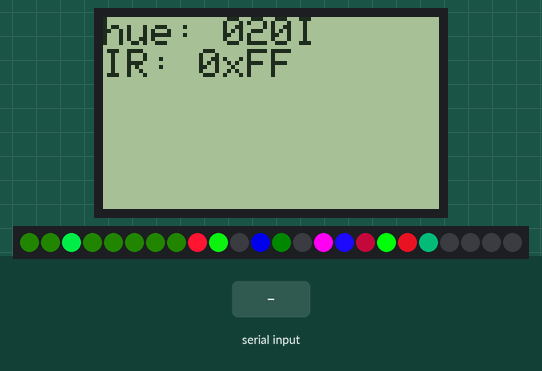
Recording of a sketch running on a simulated Arduino Uno, built with avr-gcc and run on an emulated ATmega328P. Parts: 84×48 one-colour display, 24 RGB LEDs in strip order, left to right. Inputs (shaded band) come from the test bench. Colours are those a GRB WS2812 strip shows for the declared byte order; the display library's start-up logo is not drawn; what the sketch prints to the serial monitor is not drawn.

Above: at 0.97 s.
1.0 s: "1\n" received over the second serial link
At 1.11 s:
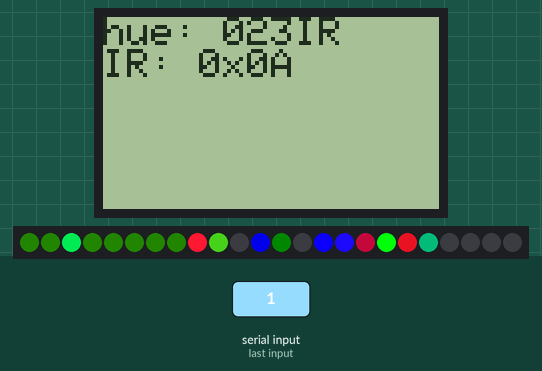
2.6 s: "2\n" received over the second serial link
At 2.63 s:
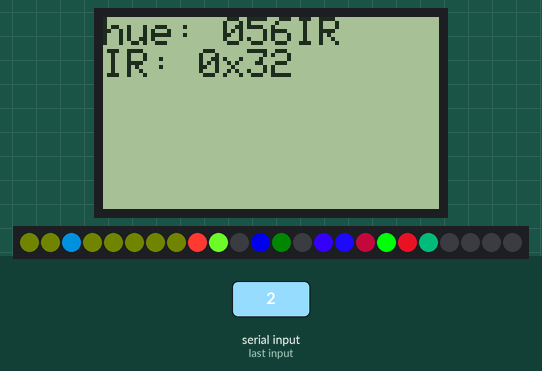
4.8 s: "0\n" received over the second serial link
At 4.85 s:
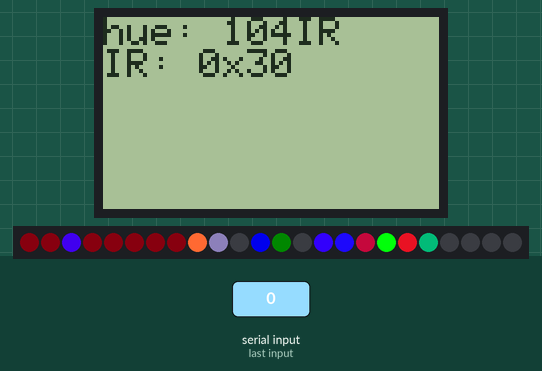
6.6 s: "1\n" received over the second serial link
At 6.65 s:
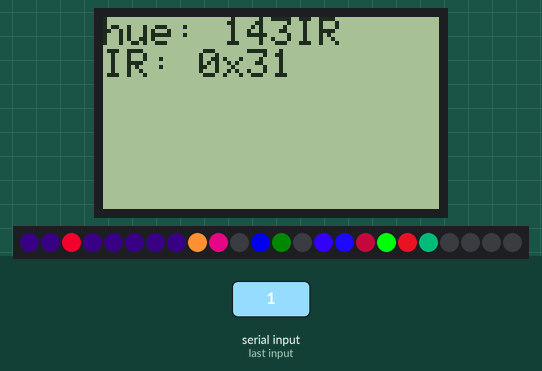
8.7 s: "2\n" received over the second serial link
At 8.73 s:
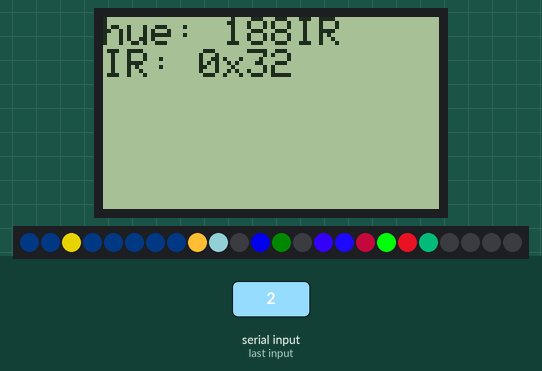
10.4 s: "0\n" received over the second serial link
At 10.43 s:
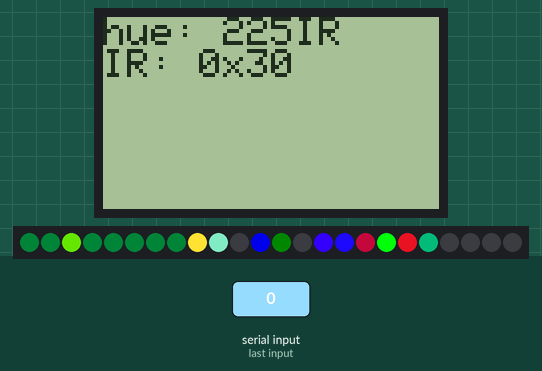

The sketch:

main.ino
```cpp
#include <SoftwareSerial.h>
#include "FastLED.h"
#include "Adafruit_GFX.h"
#include "Adafruit_PCD8544.h"

#define pin_wheel_l_fwd 14
#define pin_wheel_l_rev 16
#define pin_wheel_r_fwd 15
#define pin_wheel_r_rev 17
#define pin_rgb 8
#define pin_lcd_ce 7
#define pin_lcd_rst 6
#define pin_lcd_dc 5
#define pin_lcd_di 11
#define pin_lcd_clk 13
#define pin_lcd_led 9 // not yet
#define pin_ir_rx 10
#define pin_ir_tx 12

SoftwareSerial irSerial(pin_ir_rx, pin_ir_tx); // RX, TX
const char _h[] = {'0', '1', '2', '3', '4', '5', '6', '7', '8', '9', 'A', 'B', 'C', 'D', 'E', 'F'};

void lcd_print(Adafruit_PCD8544 lcd, char* s) {
  for (unsigned int i=0; i<strlen(s); i++) {
    lcd.write(s[i]);
  }
}

void setup() {
  irSerial.begin(57600);
  Serial.begin(115200);
  Serial.print(F("Hello\n"));

  Adafruit_PCD8544 lcd(pin_lcd_clk, pin_lcd_di, pin_lcd_dc, pin_lcd_ce, pin_lcd_rst);

  lcd.begin();
  lcd.display();

  lcd.setTextSize(1);
  lcd.setTextColor(BLACK);

  CRGB leds[8];
  FastLED.addLeds<WS2812B, pin_rgb>(leds, sizeof(leds));
  byte t = 0;
  unsigned char c = 255;
  while (1) {
    t++;
    for(byte i=0; i < 8; i++) {
      leds[i].setHSV(i == 2 ? (255-t) : t, 255, i == 2 ? 255 : 50);
    }
    FastLED.show();
    delay(30);

    lcd.clearDisplay();
    lcd.setCursor(0,0);

    lcd.write('h');
    lcd.write('u');
    lcd.write('e');
    lcd.write(':');
    lcd.write(' ');
    lcd.write('0' + (t / 100) % 10);
    lcd.write('0' + (t / 10) % 10);
    lcd.write('0' + (t / 1) % 10);

    lcd.write('I');
    if (irSerial.available()) {
      lcd.write('R');
      unsigned char r = irSerial.read();
      Serial.println(r, HEX);
      if (r == 0) {
        lcd.write('0');
      } else {
        c = r;
      }
    }
    lcd.write('\n');
    lcd.write('I');
    lcd.write('R');
    lcd.write(':');
    lcd.write(' ');
    lcd.write('0');
    lcd.write('x');
    if (c >= 16) {
      lcd.write(_h[c / 16]);
    }else{
      lcd.write('0');
    }
    lcd.write(_h[c % 16]);

  lcd.display();
}
}
void loop() {
}
```

Measured:
- after the input at 1.0 s, the display: first differs from a run without the input after 0.06 s (image 1 shows a later state)
- after the input at 2.6 s, the display: changes at once (image 2)
- after the input at 4.8 s, the display: changes after 0.05 s (image 3)
- after the input at 6.6 s, the display: changes at once (image 4)
- after the input at 8.7 s, the display: changes at once (image 5)
- after the input at 10.4 s, the display: changes at once (image 6)
